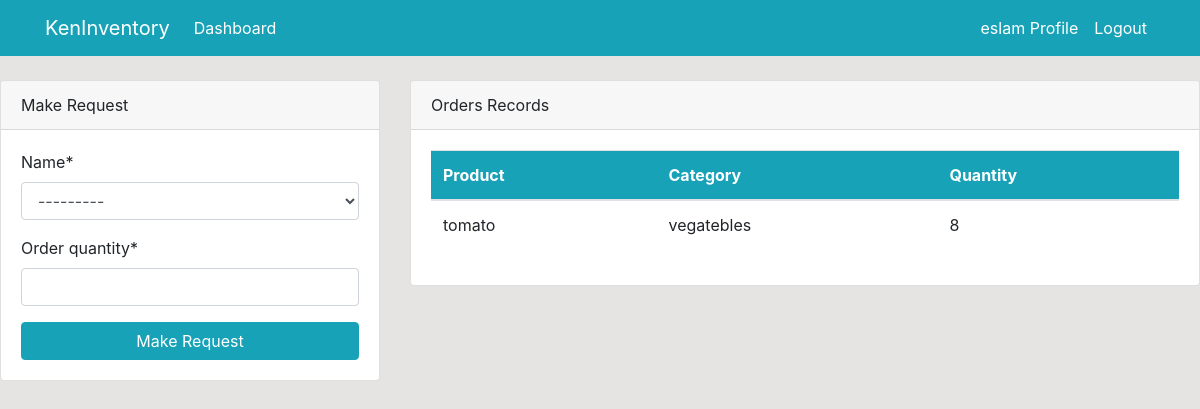
Page /dashboard/ (signed in) on the earlier database version.
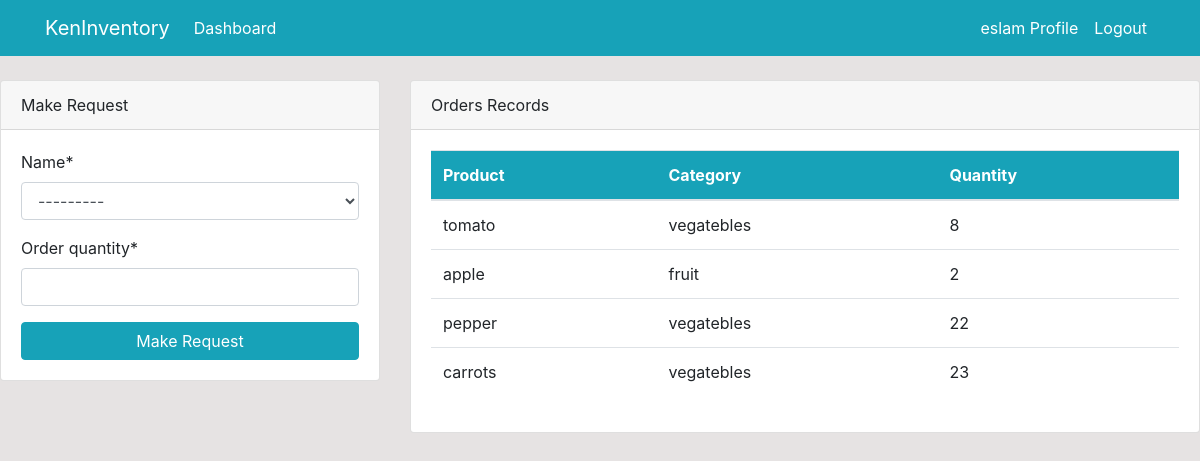
Same page on the later database version.
### dashboard/models.py (models this page shows, shortened)
class Order(models.Model):
    name = models.ForeignKey(Product, on_delete=models.CASCADE, null=True)
    customer = models.ForeignKey(User, on_delete=models.CASCADE, null=True)
    order_quantity = models.PositiveIntegerField(null=True)

class Product(models.Model):
    name = models.CharField(max_length=100, null=True)
    quantity = models.PositiveIntegerField(null=True)
    category = models.ForeignKey(
        Category,  related_name="categoryProduct", on_delete=models.CASCADE)
    def __str__(self):
        return f'{self.name}'

class Category(models.Model):
    title = models.CharField(max_length=50)
    slug = models.SlugField(null=False, unique=True, allow_unicode=True)
    create_at = models.DateTimeField(auto_now_add=True)
    update_at = models.DateTimeField(auto_now=True)
    def __str__(self):
        return self.title

### dashboard/views.py (the view)
# urls.py: path('dashboard/', views.index, name='dashboard-index'),
@login_required(login_url='user-login')
def index(request):
    order = Order.objects.all()
    product = Product.objects.all()
    if request.method == 'POST':
        form = OrderForm(request.POST)
        if form.is_valid():
            obj = form.save(commit=False)
            obj.customer = request.user
            obj.save()
            return redirect('dashboard-index')
    else:
        form = OrderForm()
    return render(request,'dashboard/index.html',{'order':order, 'form': form,'product':product})

### dashboard/forms.py
class OrderForm(forms.ModelForm):
    class Meta:
        model = Order
        fields = ['name', 'order_quantity']

### templates/dashboard/index.html (shortened to what the changed rows need)
{% extends 'partials/base.html' %}
{% block content %}
{% if user.is_authenticated and user.is_staff and user.is_superuser %}
{% include 'partials/topside.html' %}
<div class="row ">
    <div class="col-md-6 my-4">
        <div class="bg-white">
            <div class="card-body">
                <canvas id="myChart1" width="400" height="300"></canvas>
                <script>
                    var ctx = document.getElementById('myChart1').getContext('2d');
                    var myChart1 = new Chart(ctx, {
                        type: 'pie',
                        data: {
                            labels: [{% for product in product %} '{{product.name}}', {% endfor %}],
                    datasets: [{
                        label: 'Number of Products',
                        data: [{% for product in product %} {{ product.quantity }}, {% endfor %}],
                        backgroundColor: [
                            'rgba(255, 99, 132, 1)',
                            'rgba(54, 162, 235, 1)',
                            'rgba(255, 206, 86, 1)',
                            'rgba(75, 192, 192, 1)',
                            'rgba(153, 102, 255, 1)',
                            'rgba(25, 159, 64, 1)'
                        ],
                            borderColor: [
                                'rgba(255, 99, 132, 1)',
                                'rgba(54, 162, 235, 1)',
                                'rgba(255, 206, 86, 1)',
                                'rgba(75, 192, 192, 1)',
                                'rgba(153, 102, 255, 1)',
                                'rgba(255, 159, 64, 1)'
                            ],
                                borderWidth: 1
                    }]
                        },
                    options: {
                        scales: {
                            yAxes: [{
                                ticks: {
                                    beginAtZero: true
                                }
                            }]
                        }
                    }
                    });
                </script>
            </div>
        </div>
    </div>
    <div class="col-md-6 my-4">
        <div class="bg-white">
            <div class="card-body">
                <canvas id="myChart" width="400" height="300"></canvas>
                <script>
                    var ctx = document.getElementById('myChart').getContext('2d');
                    var myChart = new Chart(ctx, {
                        type: 'bar',
                        data: {
                            labels: [{% for order in order %} '{{order.name}}',{% endfor %}],
                    datasets: [{
                        label: 'Orders',
                        data: [{% for order in order %} {{ order.order_quantity }}, {% endfor %}],
                        backgroundColor: [
                            'rgba(255, 99, 132, 1)',
                            'rgba(54, 162, 235, 1)',
                            'rgba(255, 206, 86, 1)',
                            'rgba(75, 192, 192, 1)',
                            'rgba(153, 102, 255, 1)',
                            'rgba(25, 159, 64, 1)',
                            'rgba(75, 206, 86, 1)',
                            'rgba(90, 192, 192, 1)',
                            'rgba(33, 102, 255, 1)',
                        ],
                            borderColor: [
                                'rgba(255, 99, 132, 1)',
                                'rgba(54, 162, 235, 1)',
                                'rgba(255, 206, 86, 1)',
                                'rgba(75, 192, 192, 1)',
                                'rgba(153, 102, 255, 1)',
                                'rgba(255, 159, 64, 1)'
                            ],
                                borderWidth: 1
                    }]
                        },
                    options: {
                        scales: {
                            yAxes: [{
                                ticks: {
                                    beginAtZero: true
                                }
                            }]
                        }
                    }
                    });
                </script>
            </div>
        </div>
    </div>
</div>
{% else %}
{% include 'dashboard/customer_index.html' %}
{% endif%}
{% endblock %}

### templates/dashboard/customer_index.html (shortened to what this page needs)
{% load crispy_forms_tags %}
<div>
    <div class="row mt-4">
        <div class="col-md-4">
            <div class="card">
                <div class="card-header">
                    Make Request
                </div>
                <div class="card-body">
                    <form method="POST">
                        {{ form|crispy }}
                        <input class="btn btn-info btn-block" type="submit" value="Make Request">
                    </form>
                </div>
            </div>
        </div>
        <div class="col-md-8">
            <div class="card">
                <div class="card-header">
                    Orders Records
                </div>
                <div class="card-body">
                    <table class="table bg-white">
                        <thead class="bg-info text-white">
                            <tr>
                                <th scope="col">Product</th>
                                <th scope="col">Category</th>
                                <th scope="col">Quantity</th>
                            </tr>
                        </thead>
                        <tbody>
                            {% for order in order %}
                            {% if order.customer == user %}
                            <tr>
                                <td>{{ order.name }}</td>
                                <td>{{ order.name.category }}</td>
                                <td>{{ order.order_quantity }}</td>
                            </tr>
                            {% endif %}
                            {% endfor %}
                        </tbody>
                    </table>
                </div>
            </div>
        </div>
    </div>
</div>

Differences in the rows shown:
added Order: name "apple", name.category "fruit", order_quantity "2"
added Order: name "pepper", name.category "vegatebles", order_quantity "22"
added Order: name "carrots", name.category "vegatebles", order_quantity "23"
